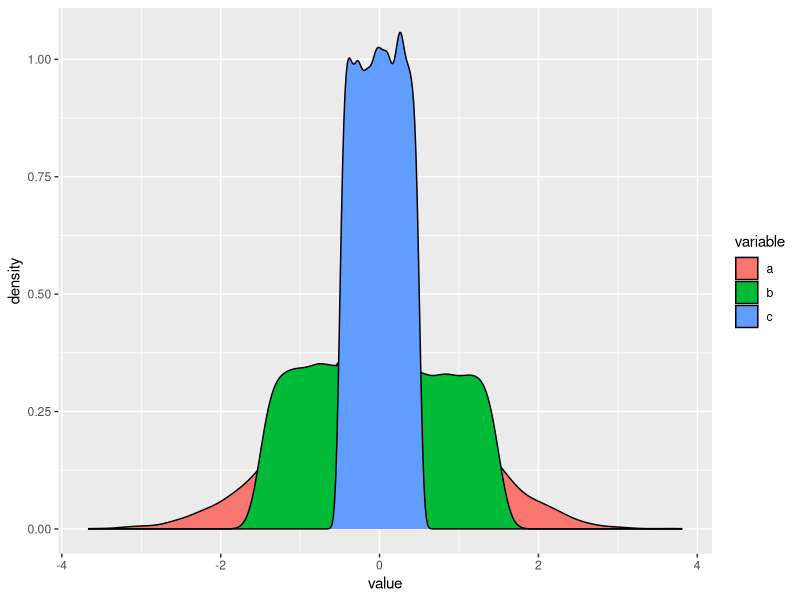
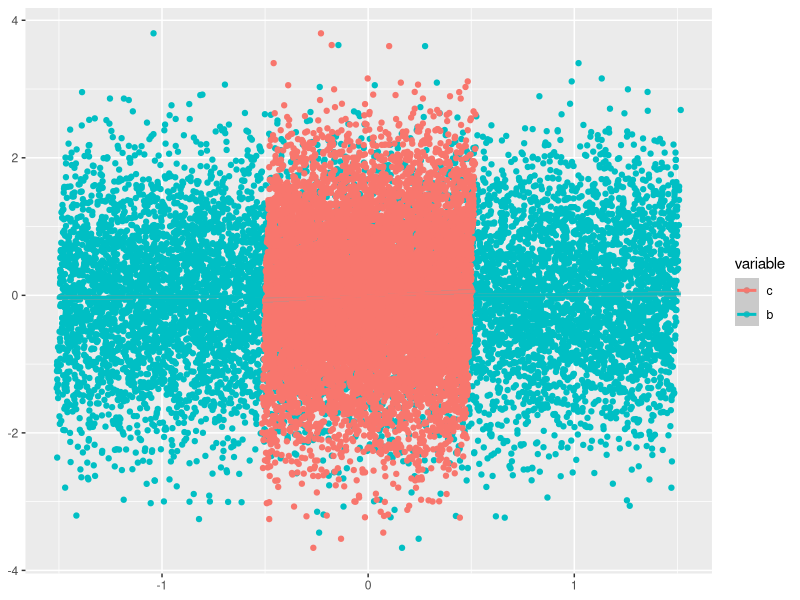

These figures' R source, in order:
library(ggplot2)
library(reshape2)

set.seed(1)

# Explore the influence of distribution difference on lm results
a<-rnorm(10000, mean = 0, sd = 1)
b<-0.01*a + runif(10000, min = -1.5, max = 1.5)
c<-0.01*a + runif(10000, min = -0.5, max = 0.5)  # changing the spread clearly changes the p value
d<-data.frame(a,b,c)
d.melt<-melt(d)

ggplot(d.melt, aes(x=value, fill=variable))+geom_density()

ggplot(d) +
  geom_point(aes(x=b, y=a, col="red")) + geom_smooth(aes(x=b, y=a, col="red"), method = "lm") +
  geom_point(aes(x=c, y=a, col="green")) + geom_smooth(aes(x=c, y=a, col="green"), method = "lm") +
  scale_colour_discrete(name="variable", labels=c("c", "b")) +
  theme(axis.title = element_blank())

mb<-lm(a~b, data=d)
mc<-lm(a~c, data=d)

summary(mb)
summary(mc)

